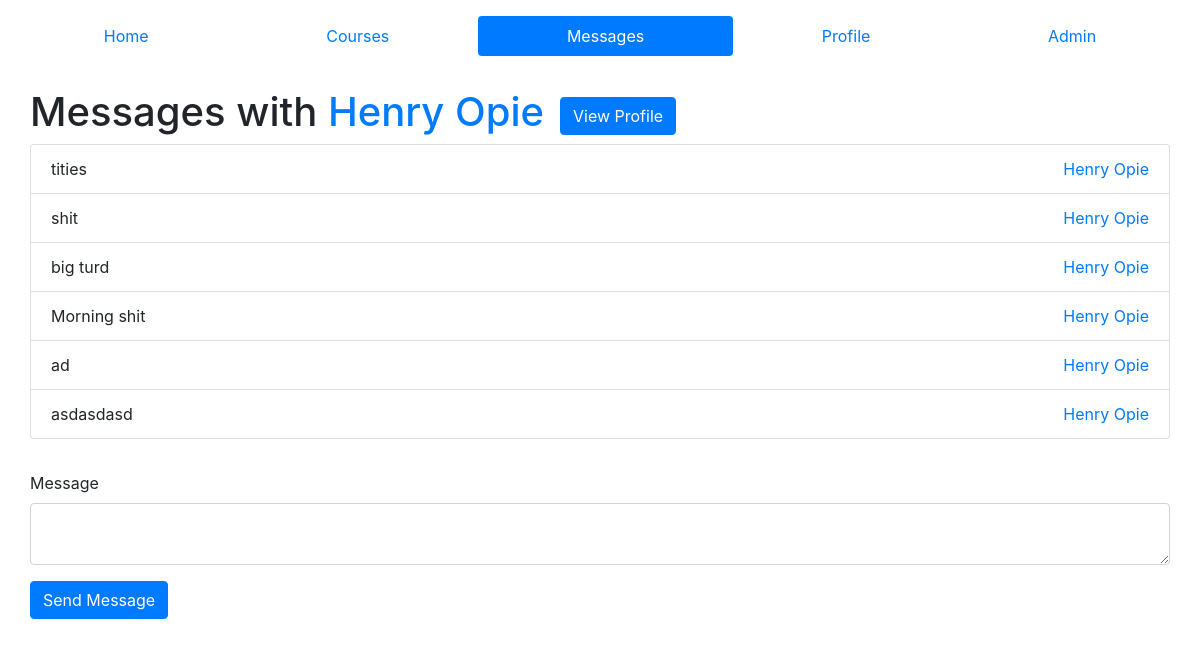
Page /messages/1 (signed in) on the earlier database version.
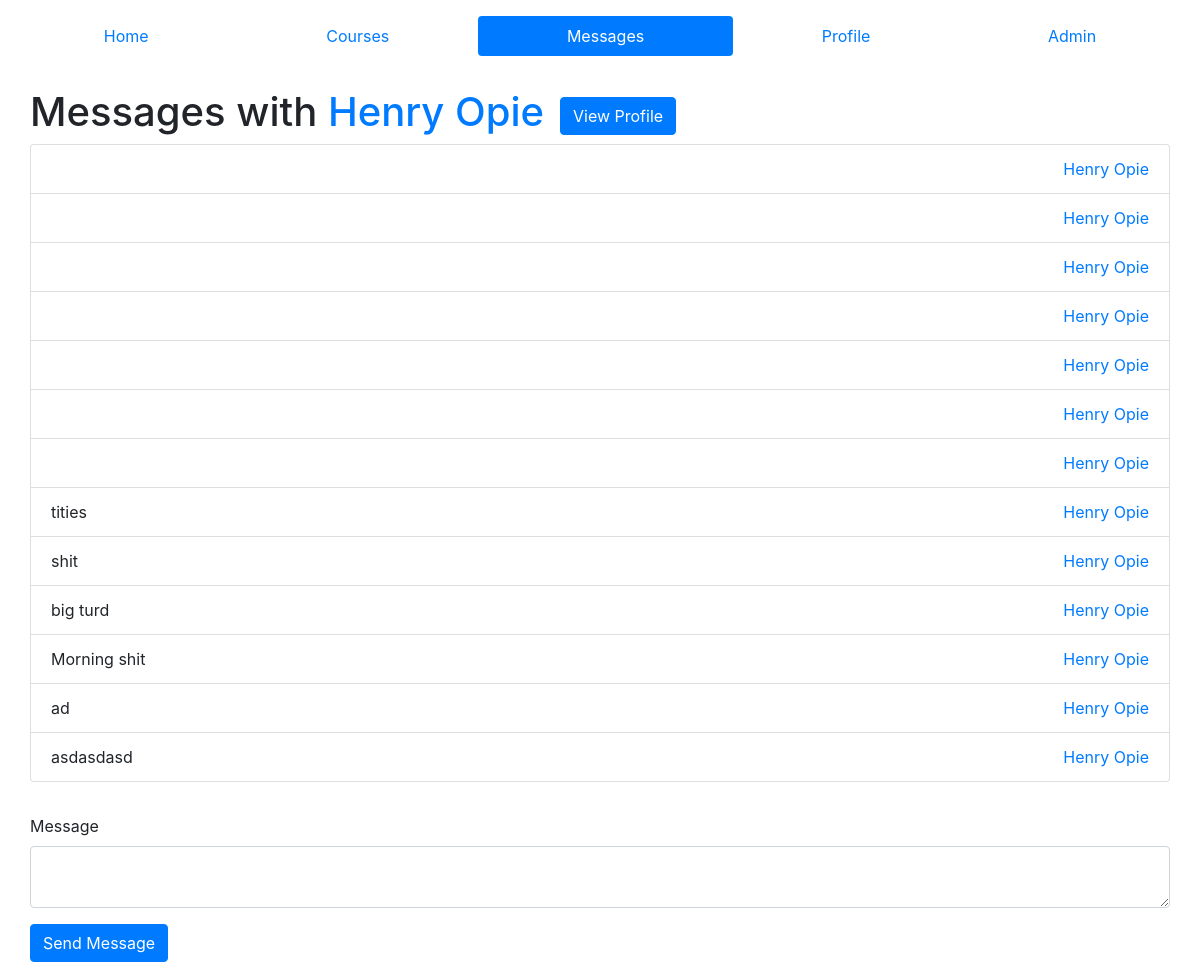
Same page on the later database version.
### ed/models.py (models this page shows)
class Profile(models.Model):
    user = models.OneToOneField(User, on_delete=models.CASCADE, related_name='+', default=1)
    FirstName = models.CharField(max_length=50,default='firstname')
    LastName = models.CharField(max_length=50,default='lastname')
    is_admin = models.BooleanField('Is admin', default=False)

class Message(models.Model):
    sender = models.ForeignKey(Profile, on_delete=models.CASCADE, null=True)
    body = models.TextField()

### ed/views.py (the view, shortened to what this page needs)
# urls.py: path('messages/<int:id>', views.message, name="message"),
def message(request,id):
    is_admin = False
    p = Profile.objects.get(user=request.user)
    if p.is_admin:
        is_admin = True
    profile = Profile.objects.get(user=request.user)
    otherID = Profile.objects.get(id=id)
    chat = Group.objects.filter(members=profile.id)
    memberships1 = ChatMembership.objects.filter(person=profile.id)
    memberships2 = ChatMembership.objects.filter(person=id)
    groups1 = memberships1.values_list('group', flat=True)
    groups2 = memberships2.values_list('group', flat=True)
    group = list(set(groups1).intersection(groups2))
    print("Group: ", group)
    if group:
        group = Group.objects.get(id=group[0])
    if not request.POST:
        messages = group.messages.all()
        msg = Message.objects.filter(id__in=messages).order_by('-id')
        context= {
            'id': id,
            'active': 'messages',
            'messages' : msg,
            'is_admin': is_admin,
            'otherID': otherID
        }
        return render(request, 'message.html', context=context)

### templates/message.html (shortened to what this page needs)
{% extends "core.html" %}
{% block content %}
    {% if messages %}
    <div class="message-title-bar">
        <h1 role="heading">
            Messages with
            <a href="/profile/{{otherID.id}}">
                {{otherID.FirstName}} {{otherID.LastName}}
            </a>
        </h1>
        <a href="/profile/{{otherID.id}}" role="button" class="btn btn-primary">
            View Profile
        </a>
    </div>
    <ul class="list-group message-list" role="list">
        {% for message in messages %}
                <li class="list-group-item message" role="listitem">
                    <div class="message-body">
                        {{message.body}}
                    </div>
                    <div class="message-sender">
                        <a href="/profile/{{otherID.id}}">
                            {{message.sender.FirstName}} {{message.sender.LastName}}
                        </a>
                    </div>
                </li>
        {% endfor %}
    </ul>
        {% else %}
        <ul class="list-group" role="list">
            <li class="list-group-item" role="listitem">
                No messages yet. Maybe you should send some to a friend :)
            </li>
        </ul>
    {% endif %}
        <form action="/messages/{{id}}" method="post" style="margin-top: 2rem;" role="form">
            <div class="form-group">
                <label for="message">Message</label>
                <textarea id="message" name="message" type="text" class="form-control"> </textarea>
            </div>
            <div class="form-group">
                <input type="submit" value="Send Message" style="width: auto" class="btn btn-primary" role="button">
            </div>
        </form>
{% endblock %}

### templates/core.html (shortened to what this page needs)
<!DOCTYPE html>
<html lang="en">
<head>
    {% load static %}
    <link rel="stylesheet" href="https://stackpath.bootstrapcdn.com/bootstrap/4.4.1/css/bootstrap.min.css">
    <link rel="stylesheet" type="text/css" href="{% static 'styles.css' %}">
</head>
<body>
<div class="container" style='max-width: 1200px;'>
{% if user.is_authenticated %}
    <ul class="nav nav-pills nav-fill" style="margin-top:1rem; margin-bottom: 2rem;" role="navigation" aria-label='main'>
        <li class="nav-item">
          <a class="nav-link {% if active == 'home'%} active {% endif %}" href="/">
            Home
          </a>
        </li>
        <li class="nav-item">
          <a class="nav-link {% if active == 'courses'%} active {% endif %}" href="/courses">
            Courses
          </a>
        </li>
        <li class="nav-item">
          <a class="nav-link {% if active == 'messages'%} active {% endif %}" href="/messages">
            Messages
          </a>
        </li>
        <li class="nav-item">
          <a class="nav-link {% if active == 'profile'%} active {% endif %}" href="/profile">
            Profile
          </a>
        </li>
        {% if is_admin %}
        <li class="nav-item">
          <a class="nav-link {% if active == 'admin'%} active {% endif %}" href="/admin">
            Admin
          </a>
        </li>
        {% endif %}
    </ul>
    {% endif %}
<div class="container-fluid" role="main">
  {% block content %}
  {% endblock %}
</div>
</body>

### ed/static/styles.css (style rules this page uses)
.message { display: flex; flex-direction: row; }
.message .message-body { flex: 60%; }
.message .message-sender { flex: 40%; text-align: right; }
.nav { margin-bottom: 1rem; }
.message { display: flex; }
.message-title-bar { display: flex; }
.message-title-bar .btn { margin-left: 1rem; margin-top: auto; margin-bottom: auto; }
input { border: 1px solid gray; }

Differences in the rows shown:
added Message: sender.FirstName "Henry", sender.LastName "Opie"
added Message: sender.FirstName "Henry", sender.LastName "Opie"
added Message: sender.FirstName "Henry", sender.LastName "Opie"
added Message: sender.FirstName "Henry", sender.LastName "Opie"
added Message: sender.FirstName "Henry", sender.LastName "Opie"
added Message: sender.FirstName "Henry", sender.LastName "Opie"
added Message: sender.FirstName "Henry", sender.LastName "Opie"
